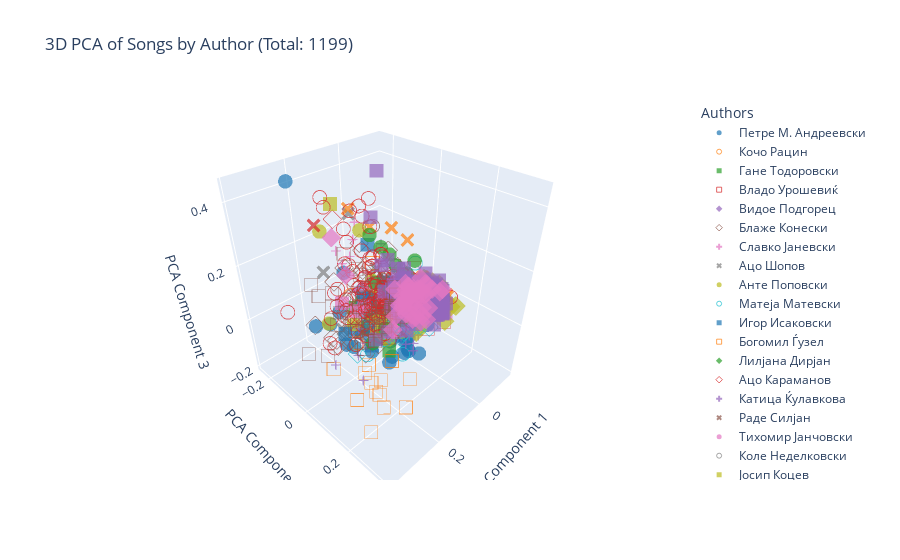

This figure's notebook cell:
### Markdown cell above
3D interactive

### Code cell
import numpy as np
import pandas as pd
import plotly.express as px
from sklearn.feature_extraction.text import TfidfVectorizer
from sklearn.decomposition import PCA


if len(df_unique) < 2 or df_unique['song_text'].isna().all():
    print("Not enough data for visualization")
else:

    texts = df_unique['song_text'].fillna('').astype(str).tolist()
    tfidf = TfidfVectorizer().fit_transform(texts)
    

    data_3d = PCA(n_components=3, random_state=42).fit_transform(tfidf.toarray())
    

    plot_df = pd.DataFrame({
        'x': data_3d[:, 0],
        'y': data_3d[:, 1],
        'z': data_3d[:, 2],
        'author': df_unique['author'],
        'song_title': df_unique['song_title']
    })
    

    unique_authors = df_unique['author'].unique()
    num_authors = len(unique_authors)
    

    markers = ['circle', 'circle-open', 'square', 'square-open', 'diamond', 'diamond-open', 'cross', 'x']
    marker_map = {author: markers[i % len(markers)] for i, author in enumerate(unique_authors)}
    

    fig = px.scatter_3d(
        plot_df,
        x='x',
        y='y',
        z='z',
        color='author',  
        symbol='author', 
        symbol_map=marker_map,
        hover_data={'song_title': True, 'author': True, 'x': False, 'y': False, 'z': False}, 
        color_continuous_scale=None,  
        color_discrete_sequence=px.colors.qualitative.Plotly if num_authors <= 10 else px.colors.qualitative.D3,
        title=f"3D PCA of Songs by Author (Total: {len(df_unique)})"
    )
    

    fig.update_traces(marker=dict(size=5, opacity=0.7))  
    fig.update_layout(
        scene=dict(
            xaxis_title='PCA Component 1',
            yaxis_title='PCA Component 2',
            zaxis_title='PCA Component 3'
        ),
        legend_title_text='Authors',
        showlegend=True
    )
    
   
    fig.show()
